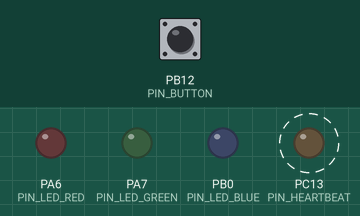
A program run on a simulated STM32 Blue Pill. Parts: output pins drawn as LEDs (lit = HIGH). Dashed ring = blinking. The test bench sets the inputs (shaded band); at power-on: PB12 (PIN_BUTTON) HIGH. What the program prints to the serial monitor is not drawn.

Above: at 1.2 s.
1.3 s: PB12 (PIN_BUTTON) pulled LOW for 0.15 s
4.3 s: PB12 (PIN_BUTTON) pulled LOW for 1 s
7.8 s: PB12 (PIN_BUTTON) driven LOW
10.8 s: PB12 (PIN_BUTTON) pulsed HIGH 2 times (0.12 s each, 0.3 s apart)
Timing chart, 0 to 15.4 s (numbered marks = the images above; inputs shaded):
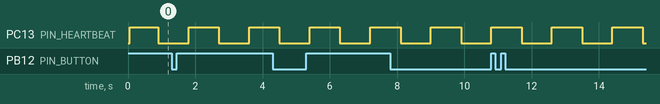

The program:

main.cpp
```cpp
#include <Arduino.h>

const uint8_t PIN_LED_RED   = PA6;
const uint8_t PIN_LED_GREEN = PA7;
const uint8_t PIN_LED_BLUE  = PB0;
const uint8_t PIN_BUTTON    = PB12;
const uint8_t PIN_HEARTBEAT = PC13;

const uint32_t HEARTBEAT_INTERVAL_MS = 900;
const uint32_t DEBOUNCE_TIME_MS      = 30;
const uint32_t DOUBLE_CLICK_TIME_MS  = 450;
const uint32_t LONG_PRESS_TIME_MS    = 1500;

volatile bool button_isr_triggered = false;

enum ButtonEvent {
    EVENT_NONE = 0,
    EVENT_SHORT_PRESS,
    EVENT_DOUBLE_PRESS,
    EVENT_LONG_PRESS
};

enum DemoMode {
    MODE_STOP = 0,
    MODE_AUTO,
    MODE_MANUAL,
    MODE_ALARM
};

DemoMode current_mode = MODE_STOP;
DemoMode prev_mode    = MODE_STOP;

bool button_is_down = false;
uint32_t press_start_time = 0;
bool long_press_handled = false;
bool double_press_handled = false;
uint8_t pending_clicks = 0;
uint32_t last_release_time = 0;
uint32_t last_press_duration = 0;

uint32_t prev_heartbeat_time = 0;
bool heartbeat_state = false;

void button_exti_isr() {
    button_isr_triggered = true;
}

ButtonEvent process_button(uint32_t now) {
    ButtonEvent detected_event = EVENT_NONE;
    int pin_state = digitalRead(PIN_BUTTON); // LOW = натиснуто

    // 1. Подія натискання кнопки вниз (Down)
    if (pin_state == LOW && !button_is_down) {
        button_is_down = true;
        press_start_time = now;
        long_press_handled = false;
        double_press_handled = false;
        button_isr_triggered = false;

        // Якщо це друге натискання у вікні подвійного кліку
        if (pending_clicks == 1 && (now - last_release_time <= DOUBLE_CLICK_TIME_MS)) {
            detected_event = EVENT_DOUBLE_PRESS;
            pending_clicks = 0;
            double_press_handled = true;
        }
    }
    // 2. Кнопка все ще утримується (Held)
    else if (pin_state == LOW && button_is_down) {
        if (!long_press_handled && (now - press_start_time >= LONG_PRESS_TIME_MS)) {
            long_press_handled = true;
            pending_clicks = 0;
            last_press_duration = now - press_start_time;
            detected_event = EVENT_LONG_PRESS;
        }
    }
    // 3. Відпускання кнопки (Release)
    else if (pin_state == HIGH && button_is_down) {
        uint32_t press_duration = now - press_start_time;
        button_is_down = false;
        last_press_duration = press_duration;

        if (press_duration >= DEBOUNCE_TIME_MS && !long_press_handled && !double_press_handled) {
            pending_clicks = 1;
            last_release_time = now;
        }
    }

    // 4. Сплив таймаут очікування другого кліку -> одинарний короткий клік
    if (pending_clicks == 1 && !button_is_down && (now - last_release_time > DOUBLE_CLICK_TIME_MS)) {
        detected_event = EVENT_SHORT_PRESS;
        pending_clicks = 0;
    }

    return detected_event;
}

const char* get_mode_name(DemoMode m) {
    switch (m) {
        case MODE_STOP:   return "STOP";
        case MODE_AUTO:   return "AUTO";
        case MODE_MANUAL: return "MANUAL";
        case MODE_ALARM:  return "ALARM";
        default:          return "UNKNOWN";
    }
}

void setup() {
    Serial.begin(115200);
    delay(50);

    pinMode(PIN_HEARTBEAT, OUTPUT);
    digitalWrite(PIN_HEARTBEAT, HIGH);

    pinMode(PIN_LED_RED, OUTPUT);
    pinMode(PIN_LED_GREEN, OUTPUT);
    pinMode(PIN_LED_BLUE, OUTPUT);

    pinMode(PIN_BUTTON, INPUT_PULLUP);
    attachInterrupt(digitalPinToInterrupt(PIN_BUTTON), button_exti_isr, FALLING);

    Serial.println(F("=================================================="));
    Serial.println(F(" Practical 2 - Task 3: Button Interrupt & Debounce"));
    Serial.println(F(" Variant: 7 (Button PB12, EXTI, Debounce: 50ms)   "));
    Serial.println(F("=================================================="));
    Serial.println(F("[INFO] PB12 EXTI Interrupt registered successfully."));
    Serial.println(F("[INFO] Supported gestures: Short Click, Double Click, Long Press (>1.5s)."));
    Serial.print(F("[State: "));
    Serial.print(get_mode_name(current_mode));
    Serial.println(F("]"));
}

void loop() {
    uint32_t current_time = millis();

    // 1. Фонова задача Heartbeat (900 мс)
    if (current_time - prev_heartbeat_time >= HEARTBEAT_INTERVAL_MS) {
        prev_heartbeat_time = current_time;
        heartbeat_state = !heartbeat_state;
        digitalWrite(PIN_HEARTBEAT, heartbeat_state ? LOW : HIGH);
    }

    // 2. Обробка кнопки
    ButtonEvent event = process_button(current_time);

    if (event != EVENT_NONE) {
        Serial.print(F("["));
        Serial.print(current_time);
        Serial.print(F(" ms] Recognized Event: "));

        DemoMode old_mode = current_mode;

        switch (event) {
            case EVENT_SHORT_PRESS:
                Serial.print(F("SHORT PRESS (<1.5s) | Duration: "));
                Serial.print(last_press_duration);
                Serial.print(F(" ms"));
                if (current_mode == MODE_STOP) {
                    current_mode = MODE_AUTO;
                } else if (current_mode == MODE_AUTO) {
                    current_mode = MODE_MANUAL;
                } else if (current_mode == MODE_MANUAL) {
                    Serial.print(F(" -> Action: Next Manual Color"));
                }
                break;

            case EVENT_DOUBLE_PRESS:
                Serial.print(F("DOUBLE CLICK | Gap/Duration: "));
                Serial.print(last_press_duration);
                Serial.print(F(" ms"));
                if (current_mode == MODE_MANUAL) {
                    current_mode = MODE_STOP;
                } else {
                    current_mode = MODE_STOP;
                    Serial.print(F(" -> Action: Reset to STOP"));
                }
                break;

            case EVENT_LONG_PRESS:
                Serial.print(F("LONG PRESS (>1.5s) | Duration: "));
                Serial.print(last_press_duration);
                Serial.print(F(" ms"));
                if (current_mode != MODE_ALARM) {
                    prev_mode = current_mode;
                    current_mode = MODE_ALARM;
                } else {
                    current_mode = prev_mode;
                }
                break;

            default:
                break;
        }

        if (old_mode != current_mode) {
            Serial.print(F(" | State Transition: "));
            Serial.print(get_mode_name(old_mode));
            Serial.print(F(" -> "));
            Serial.println(get_mode_name(current_mode));
        } else {
            Serial.println();
        }
    }
}
```

Measured:
- by itself, PC13 (PIN_HEARTBEAT): alternates HIGH for 0.90 s and LOW for 0.90 s
